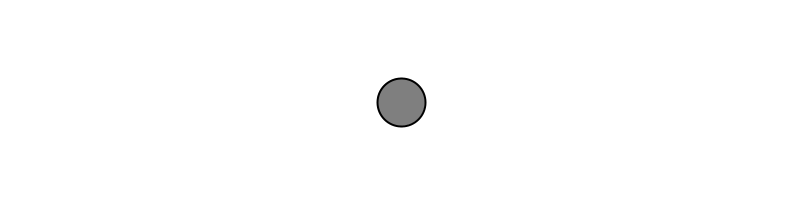
Frame 1 (no input)
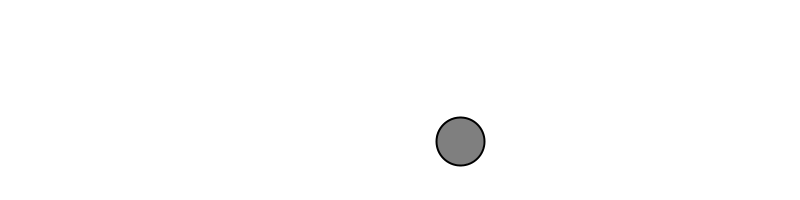
Frame 60 (the mouse pressed at the canvas centre just before this capture)
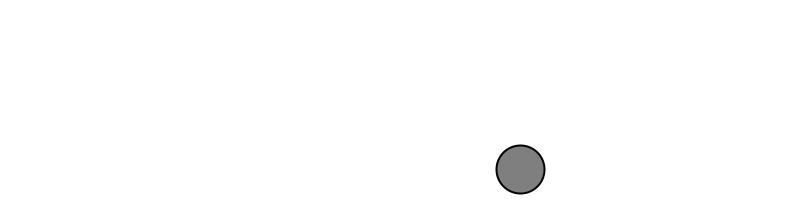
Frame 120 (the mouse held since frame 60 and released just before this capture)

The Processing sketch that drew these frames (run headless with seeded random() and noise(); from frame 60 on, the mouse is pressed at the canvas centre):

// Processing sketch: w4_mover
// ── w4_mover.pde
Mover mover;


void settings() {
size(800, 200);
}
void setup() {
mover = new Mover();

}
void draw() {
background(255);

mover.update();
mover.checkEdges();
mover.display();
}

// ── mover.pde
class Mover {
PVector location;
PVector velocity;
PVector gravity;
Mover() {
location = new PVector(width/2, height/2);
velocity = new PVector(1, 1);
gravity = new PVector(0,1);
}
void update() {
velocity.add(gravity);
location.add(velocity);
}
float r = 48;
void display() {
stroke(0);
strokeWeight(2);
fill(127);
ellipse(location.x, location.y, r, r);
}
void checkEdges() {
if (location.x > width-r/2) {
  velocity.x = (velocity.x-1) * -1;
  location.x = width-r/2;
} else if(location.x < r/2) {
velocity.x = (velocity.x+1) * -1;
location.x = r/2;
} else if(location.y > height-r/2) {
  velocity.y = (velocity.y-1) * -1;
  location.y = height-r/2;
} else if(location.y < r/2) {
velocity.y = (velocity.y+1) * -1;
location.y = r/2;
}
}
}
